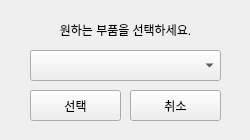
<?xml version="1.0" encoding="UTF-8"?>
<ui version="4.0">
 <class>PartSelector</class>
 <widget class="QWidget" name="PartSelector">
  <property name="windowModality">
   <enum>Qt::ApplicationModal</enum>
  </property>
  <property name="geometry">
   <rect>
    <x>0</x>
    <y>0</y>
    <width>250</width>
    <height>140</height>
   </rect>
  </property>
  <property name="windowTitle">
   <string>Form</string>
  </property>
  <widget class="QComboBox" name="comboBox">
   <property name="geometry">
    <rect>
     <x>30</x>
     <y>50</y>
     <width>191</width>
     <height>31</height>
    </rect>
   </property>
  </widget>
  <widget class="QPushButton" name="select">
   <property name="geometry">
    <rect>
     <x>30</x>
     <y>90</y>
     <width>91</width>
     <height>31</height>
    </rect>
   </property>
   <property name="text">
    <string>선택</string>
   </property>
  </widget>
  <widget class="QPushButton" name="cancel">
   <property name="geometry">
    <rect>
     <x>130</x>
     <y>90</y>
     <width>91</width>
     <height>31</height>
    </rect>
   </property>
   <property name="text">
    <string>취소</string>
   </property>
  </widget>
  <widget class="QLabel" name="label">
   <property name="geometry">
    <rect>
     <x>30</x>
     <y>20</y>
     <width>191</width>
     <height>20</height>
    </rect>
   </property>
   <property name="text">
    <string>원하는 부품을 선택하세요.</string>
   </property>
   <property name="alignment">
    <set>Qt::AlignCenter</set>
   </property>
  </widget>
 </widget>
 <resources/>
 <connections/>
</ui>
